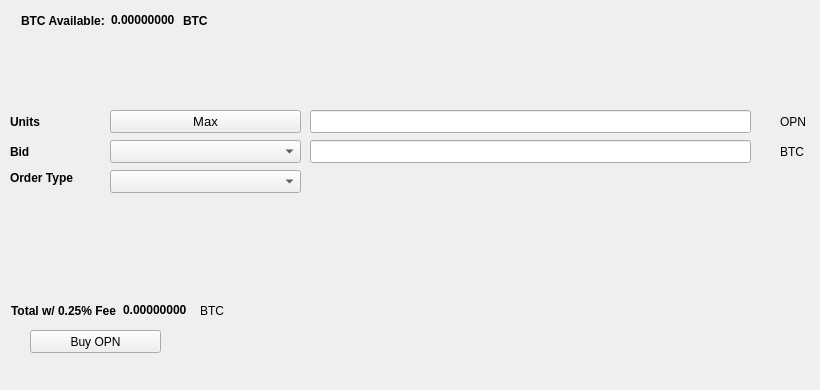
   <widget class="QWidget" name="BuyTab">
    <attribute name="title">
     <string>Buy</string>
    </attribute>
    <widget class="QPushButton" name="BuyOPN">
     <property name="geometry">
      <rect>
       <x>30</x>
       <y>330</y>
       <width>131</width>
       <height>23</height>
      </rect>
     </property>
     <property name="text">
      <string>Buy OPN</string>
     </property>
     <property name="icon">
      <iconset resource="../Openbit.qrc">
       <normaloff>:/icons/bitcoin</normaloff>:/icons/bitcoin</iconset>
     </property>
    </widget>
    <widget class="QLabel" name="label_3">
     <property name="geometry">
      <rect>
       <x>10</x>
       <y>110</y>
       <width>46</width>
       <height>23</height>
      </rect>
     </property>
     <property name="font">
      <font>
       <weight>75</weight>
       <bold>true</bold>
      </font>
     </property>
     <property name="text">
      <string>Units</string>
     </property>
    </widget>
    <widget class="QLineEdit" name="UnitsInput">
     <property name="geometry">
      <rect>
       <x>310</x>
       <y>110</y>
       <width>441</width>
       <height>23</height>
      </rect>
     </property>
     <property name="font">
      <font>
       <pointsize>9</pointsize>
       <weight>75</weight>
       <bold>true</bold>
      </font>
     </property>
    </widget>
    <widget class="QLineEdit" name="BuyBidPriceEdit">
     <property name="geometry">
      <rect>
       <x>310</x>
       <y>140</y>
       <width>441</width>
       <height>23</height>
      </rect>
     </property>
     <property name="font">
      <font>
       <pointsize>9</pointsize>
       <weight>75</weight>
       <bold>true</bold>
      </font>
     </property>
    </widget>
    <widget class="QLabel" name="label_4">
     <property name="geometry">
      <rect>
       <x>780</x>
       <y>110</y>
       <width>31</width>
       <height>23</height>
      </rect>
     </property>
     <property name="text">
      <string>OPN</string>
     </property>
    </widget>
    <widget class="QLabel" name="label_5">
     <property name="geometry">
      <rect>
       <x>780</x>
       <y>140</y>
       <width>31</width>
       <height>23</height>
      </rect>
     </property>
     <property name="text">
      <string>BTC</string>
     </property>
    </widget>
    <widget class="QLabel" name="label_6">
     <property name="geometry">
      <rect>
       <x>10</x>
       <y>140</y>
       <width>46</width>
       <height>23</height>
      </rect>
     </property>
     <property name="font">
      <font>
       <weight>75</weight>
       <bold>true</bold>
      </font>
     </property>
     <property name="text">
      <string>Bid</string>
     </property>
    </widget>
    <widget class="QLabel" name="label_7">
     <property name="geometry">
      <rect>
       <x>10</x>
       <y>170</y>
       <width>91</width>
       <height>16</height>
      </rect>
     </property>
     <property name="font">
      <font>
       <weight>75</weight>
       <bold>true</bold>
      </font>
     </property>
     <property name="text">
      <string>Order Type</string>
     </property>
    </widget>
    <widget class="QPushButton" name="Buy_Max_Amount">
     <property name="geometry">
      <rect>
       <x>110</x>
       <y>110</y>
       <width>191</width>
       <height>23</height>
      </rect>
     </property>
     <property name="font">
      <font>
       <pointsize>10</pointsize>
      </font>
     </property>
     <property name="text">
      <string>Max</string>
     </property>
    </widget>
    <widget class="QComboBox" name="BuyBidcomboBox">
     <property name="geometry">
      <rect>
       <x>110</x>
       <y>140</y>
       <width>191</width>
       <height>23</height>
      </rect>
     </property>
     <property name="font">
      <font>
       <pointsize>10</pointsize>
      </font>
     </property>
    </widget>
    <widget class="QComboBox" name="buyOrdertypeCombo">
     <property name="geometry">
      <rect>
       <x>110</x>
       <y>170</y>
       <width>191</width>
       <height>23</height>
      </rect>
     </property>
     <property name="font">
      <font>
       <pointsize>10</pointsize>
      </font>
     </property>
    </widget>
    <widget class="QWidget" name="layoutWidget1">
     <property name="geometry">
      <rect>
       <x>21</x>
       <y>11</y>
       <width>227</width>
       <height>19</height>
      </rect>
     </property>
     <layout class="QHBoxLayout" name="horizontalLayout_3">
      <item>
       <widget class="QLabel" name="label232">
        <property name="font">
         <font>
          <weight>75</weight>
          <bold>true</bold>
         </font>
        </property>
        <property name="text">
         <string>BTC Available:</string>
        </property>
       </widget>
      </item>
      <item>
       <widget class="QLabel" name="BtcAvailableLbl">
        <property name="palette">
         <palette>
          <active>
           <colorrole role="WindowText">
            <brush brushstyle="SolidPattern">
             <color alpha="255">
              <red>0</red>
              <green>0</green>
              <blue>0</blue>
             </color>
            </brush>
           </colorrole>
           <colorrole role="Button">
            <brush brushstyle="SolidPattern">
             <color alpha="255">
              <red>0</red>
              <green>170</green>
              <blue>0</blue>
             </color>
            </brush>
           </colorrole>
           <colorrole role="Light">
            <brush brushstyle="SolidPattern">
             <color alpha="255">
              <red>0</red>
              <green>255</green>
              <blue>0</blue>
             </color>
            </brush>
           </colorrole>
           <colorrole role="Midlight">
            <brush brushstyle="SolidPattern">
             <color alpha="255">
              <red>0</red>
              <green>212</green>
              <blue>0</blue>
             </color>
            </brush>
           </colorrole>
           <colorrole role="Dark">
            <brush brushstyle="SolidPattern">
             <color alpha="255">
              <red>0</red>
              <green>85</green>
              <blue>0</blue>
             </color>
            </brush>
           </colorrole>
           <colorrole role="Mid">
            <brush brushstyle="SolidPattern">
             <color alpha="255">
              <red>0</red>
              <green>113</green>
              <blue>0</blue>
             </color>
            </brush>
           </colorrole>
           <colorrole role="Text">
            <brush brushstyle="SolidPattern">
             <color alpha="255">
              <red>0</red>
              <green>170</green>
              <blue>0</blue>
             </color>
            </brush>
           </colorrole>
           <colorrole role="BrightText">
            <brush brushstyle="SolidPattern">
             <color alpha="255">
              <red>255</red>
              <green>255</green>
              <blue>255</blue>
             </color>
            </brush>
           </colorrole>
           <colorrole role="ButtonText">
            <brush brushstyle="SolidPattern">
             <color alpha="255">
              <red>0</red>
              <green>0</green>
              <blue>0</blue>
             </color>
            </brush>
           </colorrole>
           <colorrole role="Base">
            <brush brushstyle="SolidPattern">
             <color alpha="255">
              <red>255</red>
              <green>255</green>
              <blue>255</blue>
             </color>
            </brush>
           </colorrole>
           <colorrole role="Window">
            <brush brushstyle="SolidPattern">
             <color alpha="255">
              <red>0</red>
              <green>170</green>
              <blue>0</blue>
             </color>
            </brush>
           </colorrole>
           <colorrole role="Shadow">
            <brush brushstyle="SolidPattern">
             <color alpha="255">
              <red>0</red>
              <green>0</green>
              <blue>0</blue>
             </color>
            </brush>
           </colorrole>
           <colorrole role="AlternateBase">
            <brush brushstyle="SolidPattern">
             <color alpha="255">
              <red>127</red>
              <green>212</green>
              <blue>127</blue>
             </color>
            </brush>
           </colorrole>
           <colorrole role="ToolTipBase">
            <brush brushstyle="SolidPattern">
             <color alpha="255">
              <red>255</red>
              <green>255</green>
              <blue>220</blue>
             </color>
            </brush>
           </colorrole>
           <colorrole role="ToolTipText">
            <brush brushstyle="SolidPattern">
             <color alpha="255">
              <red>0</red>
              <green>0</green>
              <blue>0</blue>
             </color>
            </brush>
           </colorrole>
          </active>
          <inactive>
           <colorrole role="WindowText">
            <brush brushstyle="SolidPattern">
             <color alpha="255">
              <red>0</red>
              <green>0</green>
              <blue>0</blue>
             </color>
            </brush>
           </colorrole>
           <colorrole role="Button">
            <brush brushstyle="SolidPattern">
             <color alpha="255">
              <red>0</red>
              <green>170</green>
              <blue>0</blue>
             </color>
            </brush>
           </colorrole>
           <colorrole role="Light">
            <brush brushstyle="SolidPattern">
             <color alpha="255">
              <red>0</red>
              <green>255</green>
              <blue>0</blue>
             </color>
            </brush>
           </colorrole>
           <colorrole role="Midlight">
            <brush brushstyle="SolidPattern">
             <color alpha="255">
              <red>0</red>
              <green>212</green>
              <blue>0</blue>
             </color>
            </brush>
           </colorrole>
           <colorrole role="Dark">
            <brush brushstyle="SolidPattern">
             <color alpha="255">
              <red>0</red>
              <green>85</green>
              <blue>0</blue>
             </color>
            </brush>
           </colorrole>
           <colorrole role="Mid">
            <brush brushstyle="SolidPattern">
             <color alpha="255">
              <red>0</red>
              <green>113</green>
              <blue>0</blue>
             </color>
            </brush>
           </colorrole>
           <colorrole role="Text">
            <brush brushstyle="SolidPattern">
             <color alpha="255">
              <red>0</red>
              <green>170</green>
              <blue>0</blue>
             </color>
            </brush>
           </colorrole>
           <colorrole role="BrightText">
            <brush brushstyle="SolidPattern">
             <color alpha="255">
              <red>255</red>
              <green>255</green>
              <blue>255</blue>
             </color>
            </brush>
           </colorrole>
           <colorrole role="ButtonText">
            <brush brushstyle="SolidPattern">
             <color alpha="255">
              <red>0</red>
              <green>0</green>
              <blue>0</blue>
             </color>
            </brush>
           </colorrole>
           <colorrole role="Base">
            <brush brushstyle="SolidPattern">
             <color alpha="255">
              <red>255</red>
              <green>255</green>
              <blue>255</blue>
             </color>
            </brush>
           </colorrole>
           <colorrole role="Window">
            <brush brushstyle="SolidPattern">
             <color alpha="255">
              <red>0</red>
              <green>170</green>
              <blue>0</blue>
             </color>
            </brush>
           </colorrole>
           <colorrole role="Shadow">
            <brush brushstyle="SolidPattern">
             <color alpha="255">
              <red>0</red>
              <green>0</green>
              <blue>0</blue>
             </color>
            </brush>
           </colorrole>
           <colorrole role="AlternateBase">
            <brush brushstyle="SolidPattern">
             <color alpha="255">
              <red>127</red>
              <green>212</green>
              <blue>127</blue>
             </color>
            </brush>
           </colorrole>
           <colorrole role="ToolTipBase">
            <brush brushstyle="SolidPattern">
             <color alpha="255">
              <red>255</red>
              <green>255</green>
              <blue>220</blue>
             </color>
            </brush>
           </colorrole>
           <colorrole role="ToolTipText">
            <brush brushstyle="SolidPattern">
             <color alpha="255">
              <red>0</red>
              <green>0</green>
              <blue>0</blue>
             </color>
            </brush>
           </colorrole>
          </inactive>
          <disabled>
           <colorrole role="WindowText">
            <brush brushstyle="SolidPattern">
             <color alpha="255">
              <red>0</red>
              <green>85</green>
              <blue>0</blue>
             </color>
            </brush>
           </colorrole>
           <colorrole role="Button">
            <brush brushstyle="SolidPattern">
             <color alpha="255">
              <red>0</red>
              <green>170</green>
              <blue>0</blue>
             </color>
            </brush>
           </colorrole>
           <colorrole role="Light">
            <brush brushstyle="SolidPattern">
             <color alpha="255">
              <red>0</red>
              <green>255</green>
              <blue>0</blue>
             </color>
            </brush>
           </colorrole>
           <colorrole role="Midlight">
            <brush brushstyle="SolidPattern">
             <color alpha="255">
              <red>0</red>
              <green>212</green>
              <blue>0</blue>
             </color>
            </brush>
           </colorrole>
           <colorrole role="Dark">
            <brush brushstyle="SolidPattern">
             <color alpha="255">
              <red>0</red>
              <green>85</green>
              <blue>0</blue>
             </color>
            </brush>
           </colorrole>
           <colorrole role="Mid">
            <brush brushstyle="SolidPattern">
             <color alpha="255">
              <red>0</red>
              <green>113</green>
              <blue>0</blue>
             </color>
            </brush>
           </colorrole>
           <colorrole role="Text">
            <brush brushstyle="SolidPattern">
             <color alpha="255">
              <red>0</red>
              <green>85</green>
              <blue>0</blue>
             </color>
            </brush>
           </colorrole>
           <colorrole role="BrightText">
            <brush brushstyle="SolidPattern">
             <color alpha="255">
              <red>255</red>
              <green>255</green>
              <blue>255</blue>
             </color>
            </brush>
           </colorrole>
           <colorrole role="ButtonText">
            <brush brushstyle="SolidPattern">
             <color alpha="255">
              <red>0</red>
              <green>85</green>
              <blue>0</blue>
             </color>
            </brush>
           </colorrole>
           <colorrole role="Base">
            <brush brushstyle="SolidPattern">
             <color alpha="255">
              <red>0</red>
              <green>170</green>
              <blue>0</blue>
             </color>
            </brush>
           </colorrole>
           <colorrole role="Window">
            <brush brushstyle="SolidPattern">
             <color alpha="255">
              <red>0</red>
              <green>170</green>
              <blue>0</blue>
             </color>
            </brush>
           </colorrole>
           <colorrole role="Shadow">
            <brush brushstyle="SolidPattern">
             <color alpha="255">
              <red>0</red>
              <green>0</green>
              <blue>0</blue>
             </color>
            </brush>
           </colorrole>
           <colorrole role="AlternateBase">
            <brush brushstyle="SolidPattern">
             <color alpha="255">
              <red>0</red>
              <green>170</green>
              <blue>0</blue>
             </color>
            </brush>
           </colorrole>
           <colorrole role="ToolTipBase">
            <brush brushstyle="SolidPattern">
             <color alpha="255">
              <red>255</red>
              <green>255</green>
              <blue>220</blue>
             </color>
            </brush>
           </colorrole>
           <colorrole role="ToolTipText">
            <brush brushstyle="SolidPattern">
             <color alpha="255">
              <red>0</red>
              <green>0</green>
              <blue>0</blue>
             </color>
            </brush>
           </colorrole>
          </disabled>
         </palette>
        </property>
        <property name="font">
         <font>
          <weight>75</weight>
          <bold>true</bold>
         </font>
        </property>
        <property name="text">
         <string>0.00000000</string>
        </property>
        <property name="textInteractionFlags">
         <set>Qt::LinksAccessibleByMouse|Qt::TextSelectableByKeyboard|Qt::TextSelectableByMouse</set>
        </property>
       </widget>
      </item>
      <item>
       <widget class="QLabel" name="BtcAvailableLbl_2">
        <property name="font">
         <font>
          <weight>75</weight>
          <bold>true</bold>
         </font>
        </property>
        <property name="text">
         <string>BTC</string>
        </property>
       </widget>
      </item>
     </layout>
    </widget>
    <widget class="QWidget" name="layoutWidge2">
     <property name="geometry">
      <rect>
       <x>11</x>
       <y>301</y>
       <width>259</width>
       <height>19</height>
      </rect>
     </property>
     <layout class="QHBoxLayout" name="horizontalLayout_4">
      <item>
       <widget class="QLabel" name="label_9">
        <property name="font">
         <font>
          <weight>75</weight>
          <bold>true</bold>
         </font>
        </property>
        <property name="text">
         <string>Total w/ 0.25% Fee</string>
        </property>
       </widget>
      </item>
      <item>
       <widget class="QLabel" name="BuyCostLabel">
        <property name="palette">
         <palette>
          <active>
           <colorrole role="WindowText">
            <brush brushstyle="SolidPattern">
             <color alpha="255">
              <red>0</red>
              <green>0</green>
              <blue>0</blue>
             </color>
            </brush>
           </colorrole>
           <colorrole role="Button">
            <brush brushstyle="SolidPattern">
             <color alpha="255">
              <red>0</red>
              <green>170</green>
              <blue>0</blue>
             </color>
            </brush>
           </colorrole>
           <colorrole role="Light">
            <brush brushstyle="SolidPattern">
             <color alpha="255">
              <red>0</red>
              <green>255</green>
              <blue>0</blue>
             </color>
            </brush>
           </colorrole>
           <colorrole role="Midlight">
            <brush brushstyle="SolidPattern">
             <color alpha="255">
              <red>0</red>
              <green>212</green>
              <blue>0</blue>
             </color>
            </brush>
           </colorrole>
           <colorrole role="Dark">
            <brush brushstyle="SolidPattern">
             <color alpha="255">
              <red>0</red>
              <green>85</green>
              <blue>0</blue>
             </color>
            </brush>
           </colorrole>
           <colorrole role="Mid">
            <brush brushstyle="SolidPattern">
             <color alpha="255">
              <red>0</red>
              <green>113</green>
              <blue>0</blue>
             </color>
            </brush>
           </colorrole>
           <colorrole role="Text">
            <brush brushstyle="SolidPattern">
             <color alpha="255">
              <red>0</red>
              <green>170</green>
              <blue>0</blue>
             </color>
            </brush>
           </colorrole>
           <colorrole role="BrightText">
            <brush brushstyle="SolidPattern">
             <color alpha="255">
              <red>255</red>
              <green>255</green>
              <blue>255</blue>
             </color>
            </brush>
           </colorrole>
           <colorrole role="ButtonText">
            <brush brushstyle="SolidPattern">
             <color alpha="255">
              <red>0</red>
              <green>0</green>
              <blue>0</blue>
             </color>
            </brush>
           </colorrole>
           <colorrole role="Base">
            <brush brushstyle="SolidPattern">
             <color alpha="255">
              <red>255</red>
              <green>255</green>
              <blue>255</blue>
             </color>
            </brush>
           </colorrole>
           <colorrole role="Window">
            <brush brushstyle="SolidPattern">
             <color alpha="255">
              <red>0</red>
              <green>170</green>
              <blue>0</blue>
             </color>
            </brush>
           </colorrole>
           <colorrole role="Shadow">
            <brush brushstyle="SolidPattern">
             <color alpha="255">
              <red>0</red>
              <green>0</green>
              <blue>0</blue>
             </color>
            </brush>
           </colorrole>
           <colorrole role="AlternateBase">
            <brush brushstyle="SolidPattern">
             <color alpha="255">
              <red>127</red>
              <green>212</green>
              <blue>127</blue>
             </color>
            </brush>
           </colorrole>
           <colorrole role="ToolTipBase">
            <brush brushstyle="SolidPattern">
             <color alpha="255">
              <red>255</red>
              <green>255</green>
              <blue>220</blue>
             </color>
            </brush>
           </colorrole>
           <colorrole role="ToolTipText">
            <brush brushstyle="SolidPattern">
             <color alpha="255">
              <red>0</red>
              <green>0</green>
              <blue>0</blue>
             </color>
            </brush>
           </colorrole>
          </active>
          <inactive>
           <colorrole role="WindowText">
            <brush brushstyle="SolidPattern">
             <color alpha="255">
              <red>0</red>
              <green>0</green>
              <blue>0</blue>
             </color>
            </brush>
           </colorrole>
           <colorrole role="Button">
            <brush brushstyle="SolidPattern">
             <color alpha="255">
              <red>0</red>
              <green>170</green>
              <blue>0</blue>
             </color>
            </brush>
           </colorrole>
           <colorrole role="Light">
            <brush brushstyle="SolidPattern">
             <color alpha="255">
              <red>0</red>
              <green>255</green>
              <blue>0</blue>
             </color>
            </brush>
           </colorrole>
           <colorrole role="Midlight">
            <brush brushstyle="SolidPattern">
             <color alpha="255">
              <red>0</red>
              <green>212</green>
              <blue>0</blue>
             </color>
            </brush>
           </colorrole>
           <colorrole role="Dark">
            <brush brushstyle="SolidPattern">
             <color alpha="255">
              <red>0</red>
              <green>85</green>
              <blue>0</blue>
             </color>
            </brush>
           </colorrole>
           <colorrole role="Mid">
            <brush brushstyle="SolidPattern">
             <color alpha="255">
              <red>0</red>
              <green>113</green>
              <blue>0</blue>
             </color>
            </brush>
           </colorrole>
           <colorrole role="Text">
            <brush brushstyle="SolidPattern">
             <color alpha="255">
              <red>0</red>
              <green>170</green>
              <blue>0</blue>
             </color>
            </brush>
           </colorrole>
           <colorrole role="BrightText">
            <brush brushstyle="SolidPattern">
             <color alpha="255">
              <red>255</red>
              <green>255</green>
              <blue>255</blue>
             </color>
            </brush>
           </colorrole>
           <colorrole role="ButtonText">
            <brush brushstyle="SolidPattern">
             <color alpha="255">
              <red>0</red>
              <green>0</green>
              <blue>0</blue>
             </color>
            </brush>
           </colorrole>
           <colorrole role="Base">
            <brush brushstyle="SolidPattern">
             <color alpha="255">
              <red>255</red>
              <green>255</green>
              <blue>255</blue>
             </color>
            </brush>
           </colorrole>
           <colorrole role="Window">
            <brush brushstyle="SolidPattern">
             <color alpha="255">
              <red>0</red>
              <green>170</green>
              <blue>0</blue>
             </color>
            </brush>
           </colorrole>
           <colorrole role="Shadow">
            <brush brushstyle="SolidPattern">
             <color alpha="255">
              <red>0</red>
              <green>0</green>
              <blue>0</blue>
             </color>
            </brush>
           </colorrole>
           <colorrole role="AlternateBase">
            <brush brushstyle="SolidPattern">
             <color alpha="255">
              <red>127</red>
              <green>212</green>
              <blue>127</blue>
             </color>
            </brush>
           </colorrole>
           <colorrole role="ToolTipBase">
            <brush brushstyle="SolidPattern">
             <color alpha="255">
              <red>255</red>
              <green>255</green>
              <blue>220</blue>
             </color>
            </brush>
           </colorrole>
           <colorrole role="ToolTipText">
            <brush brushstyle="SolidPattern">
             <color alpha="255">
              <red>0</red>
              <green>0</green>
              <blue>0</blue>
             </color>
            </brush>
           </colorrole>
          </inactive>
          <disabled>
           <colorrole role="WindowText">
            <brush brushstyle="SolidPattern">
             <color alpha="255">
              <red>0</red>
              <green>85</green>
              <blue>0</blue>
             </color>
            </brush>
           </colorrole>
           <colorrole role="Button">
            <brush brushstyle="SolidPattern">
             <color alpha="255">
              <red>0</red>
              <green>170</green>
              <blue>0</blue>
             </color>
            </brush>
           </colorrole>
           <colorrole role="Light">
            <brush brushstyle="SolidPattern">
             <color alpha="255">
              <red>0</red>
              <green>255</green>
              <blue>0</blue>
             </color>
            </brush>
           </colorrole>
           <colorrole role="Midlight">
            <brush brushstyle="SolidPattern">
             <color alpha="255">
              <red>0</red>
              <green>212</green>
              <blue>0</blue>
             </color>
            </brush>
           </colorrole>
           <colorrole role="Dark">
            <brush brushstyle="SolidPattern">
             <color alpha="255">
              <red>0</red>
              <green>85</green>
              <blue>0</blue>
             </color>
            </brush>
           </colorrole>
           <colorrole role="Mid">
            <brush brushstyle="SolidPattern">
             <color alpha="255">
              <red>0</red>
              <green>113</green>
              <blue>0</blue>
             </color>
            </brush>
           </colorrole>
           <colorrole role="Text">
            <brush brushstyle="SolidPattern">
             <color alpha="255">
              <red>0</red>
              <green>85</green>
              <blue>0</blue>
             </color>
            </brush>
           </colorrole>
           <colorrole role="BrightText">
            <brush brushstyle="SolidPattern">
             <color alpha="255">
              <red>255</red>
              <green>255</green>
              <blue>255</blue>
             </color>
            </brush>
           </colorrole>
           <colorrole role="ButtonText">
            <brush brushstyle="SolidPattern">
             <color alpha="255">
              <red>0</red>
              <green>85</green>
              <blue>0</blue>
             </color>
            </brush>
           </colorrole>
           <colorrole role="Base">
            <brush brushstyle="SolidPattern">
             <color alpha="255">
              <red>0</red>
              <green>170</green>
              <blue>0</blue>
             </color>
            </brush>
           </colorrole>
           <colorrole role="Window">
            <brush brushstyle="SolidPattern">
             <color alpha="255">
              <red>0</red>
              <green>170</green>
              <blue>0</blue>
             </color>
            </brush>
           </colorrole>
           <colorrole role="Shadow">
            <brush brushstyle="SolidPattern">
             <color alpha="255">
              <red>0</red>
              <green>0</green>
              <blue>0</blue>
             </color>
            </brush>
           </colorrole>
           <colorrole role="AlternateBase">
            <brush brushstyle="SolidPattern">
             <color alpha="255">
              <red>0</red>
              <green>170</green>
              <blue>0</blue>
             </color>
            </brush>
           </colorrole>
           <colorrole role="ToolTipBase">
            <brush brushstyle="SolidPattern">
             <color alpha="255">
              <red>255</red>
              <green>255</green>
              <blue>220</blue>
             </color>
            </brush>
           </colorrole>
           <colorrole role="ToolTipText">
            <brush brushstyle="SolidPattern">
             <color alpha="255">
              <red>0</red>
              <green>0</green>
              <blue>0</blue>
             </color>
            </brush>
           </colorrole>
          </disabled>
         </palette>
        </property>
        <property name="font">
         <font>
          <weight>75</weight>
          <bold>true</bold>
         </font>
        </property>
        <property name="autoFillBackground">
         <bool>false</bool>
        </property>
        <property name="text">
         <string>0.00000000</string>
        </property>
        <property name="textInteractionFlags">
         <set>Qt::LinksAccessibleByMouse|Qt::TextSelectableByMouse</set>
        </property>
       </widget>
      </item>
      <item>
       <widget class="QLabel" name="label_10">
        <property name="font">
         <font>
          <weight>50</weight>
          <bold>false</bold>
         </font>
        </property>
        <property name="text">
         <string>BTC</string>
        </property>
       </widget>
      </item>
     </layout>
    </widget>
    <widget class="QLabel" name="label_24">
     <property name="geometry">
      <rect>
       <x>460</x>
       <y>300</y>
       <width>281</width>
       <height>81</height>
      </rect>
     </property>
     <property name="text">
      <string/>
     </property>
     <property name="pixmap">
      <pixmap>:/images/bittrex</pixmap>
     </property>
    </widget>
   </widget>
